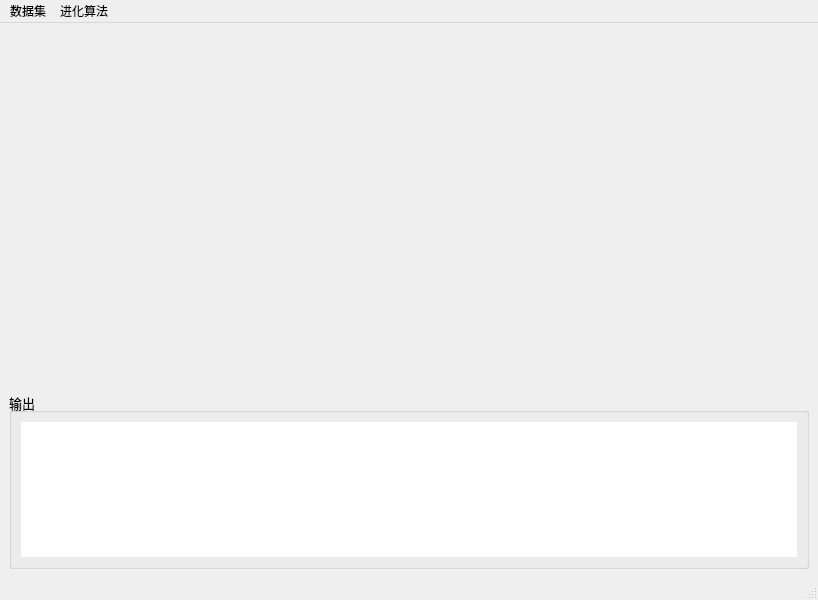
<?xml version="1.0" encoding="UTF-8"?>
<ui version="4.0">
 <class>TSPWindow</class>
 <widget class="QMainWindow" name="TSPWindow">
  <property name="geometry">
   <rect>
    <x>0</x>
    <y>0</y>
    <width>818</width>
    <height>600</height>
   </rect>
  </property>
  <property name="windowTitle">
   <string>TSP</string>
  </property>
  <widget class="QWidget" name="centralwidget">
   <layout class="QVBoxLayout" name="verticalLayout">
    <item>
     <widget class="QWidget" name="widget" native="true">
      <property name="sizePolicy">
       <sizepolicy hsizetype="Preferred" vsizetype="Expanding">
        <horstretch>0</horstretch>
        <verstretch>2</verstretch>
       </sizepolicy>
      </property>
      <property name="styleSheet">
       <string notr="true"/>
      </property>
     </widget>
    </item>
    <item>
     <widget class="QGroupBox" name="groupBox">
      <property name="sizePolicy">
       <sizepolicy hsizetype="Preferred" vsizetype="Expanding">
        <horstretch>0</horstretch>
        <verstretch>1</verstretch>
       </sizepolicy>
      </property>
      <property name="font">
       <font>
        <pointsize>10</pointsize>
       </font>
      </property>
      <property name="title">
       <string>输出</string>
      </property>
      <property name="flat">
       <bool>false</bool>
      </property>
      <property name="checkable">
       <bool>false</bool>
      </property>
      <layout class="QVBoxLayout" name="verticalLayout_2">
       <item>
        <widget class="QListWidget" name="listWidget">
         <property name="frameShape">
          <enum>QFrame::Shape::NoFrame</enum>
         </property>
         <property name="autoScrollMargin">
          <number>6</number>
         </property>
        </widget>
       </item>
      </layout>
     </widget>
    </item>
   </layout>
  </widget>
  <widget class="QMenuBar" name="menubar">
   <property name="geometry">
    <rect>
     <x>0</x>
     <y>0</y>
     <width>818</width>
     <height>18</height>
    </rect>
   </property>
   <widget class="QMenu" name="menu_2">
    <property name="font">
     <font>
      <pointsize>10</pointsize>
     </font>
    </property>
    <property name="title">
     <string>进化算法</string>
    </property>
    <widget class="QMenu" name="menu_3">
     <property name="font">
      <font>
       <pointsize>10</pointsize>
      </font>
     </property>
     <property name="title">
      <string>蚁群算法</string>
     </property>
     <addaction name="action211"/>
     <addaction name="action212"/>
    </widget>
    <widget class="QMenu" name="menu_4">
     <property name="title">
      <string>遗传算法</string>
     </property>
     <addaction name="action221"/>
     <addaction name="action222"/>
    </widget>
    <widget class="QMenu" name="menuParticle">
     <property name="title">
      <string>粒子群优化算法</string>
     </property>
     <addaction name="action231"/>
     <addaction name="action232"/>
    </widget>
    <addaction name="menu_3"/>
    <addaction name="menu_4"/>
    <addaction name="menuParticle"/>
   </widget>
   <widget class="QMenu" name="menu_1">
    <property name="font">
     <font>
      <pointsize>10</pointsize>
     </font>
    </property>
    <property name="title">
     <string>数据集</string>
    </property>
    <addaction name="action11"/>
    <addaction name="action12"/>
    <addaction name="action13"/>
   </widget>
   <addaction name="menu_1"/>
   <addaction name="menu_2"/>
  </widget>
  <widget class="QStatusBar" name="statusbar">
   <property name="font">
    <font>
     <pointsize>10</pointsize>
    </font>
   </property>
  </widget>
  <action name="action11">
   <property name="text">
    <string>bayg29</string>
   </property>
   <property name="font">
    <font>
     <pointsize>10</pointsize>
    </font>
   </property>
  </action>
  <action name="action12">
   <property name="text">
    <string>att48</string>
   </property>
   <property name="font">
    <font>
     <pointsize>10</pointsize>
    </font>
   </property>
  </action>
  <action name="action211">
   <property name="text">
    <string>直接运行</string>
   </property>
   <property name="font">
    <font>
     <pointsize>10</pointsize>
    </font>
   </property>
  </action>
  <action name="action212">
   <property name="text">
    <string>运行并演示</string>
   </property>
   <property name="font">
    <font>
     <pointsize>10</pointsize>
    </font>
   </property>
  </action>
  <action name="action221">
   <property name="text">
    <string>直接运行</string>
   </property>
   <property name="font">
    <font>
     <pointsize>10</pointsize>
    </font>
   </property>
  </action>
  <action name="action222">
   <property name="text">
    <string>运行并演示</string>
   </property>
   <property name="font">
    <font>
     <pointsize>10</pointsize>
    </font>
   </property>
  </action>
  <action name="action231">
   <property name="text">
    <string>直接运行</string>
   </property>
  </action>
  <action name="action232">
   <property name="text">
    <string>运行并演示</string>
   </property>
  </action>
  <action name="action13">
   <property name="text">
    <string>st70</string>
   </property>
  </action>
 </widget>
 <resources/>
 <connections>
  <connection>
   <sender>menubar</sender>
   <signal>triggered(QAction*)</signal>
   <receiver>TSPWindow</receiver>
   <slot>deal_menu(QAction*)</slot>
   <hints>
    <hint type="sourcelabel">
     <x>117</x>
     <y>11</y>
    </hint>
    <hint type="destinationlabel">
     <x>118</x>
     <y>-27</y>
    </hint>
   </hints>
  </connection>
 </connections>
 <slots>
  <slot>deal_menu(QAction*)</slot>
 </slots>
</ui>
